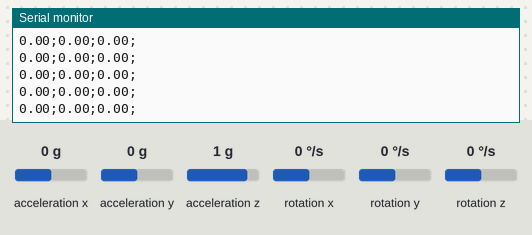
This sketch was run on a simulated Arduino Uno, built with avr-gcc and run on an emulated ATmega328P. On the bench: the last lines printed to the serial monitor. The test bench sets the inputs (shaded band); at power-on: acceleration x 0 g, acceleration y 0 g, acceleration z 1 g, rotation z 0 °/s, rotation x 0 °/s, rotation y 0 °/s.

Above: at 4.2 s.
4.3 s: acceleration x set to -1.4 g
At 4.35 s:
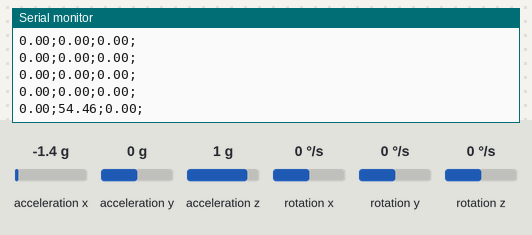
5.8 s: acceleration y set to -1.4 g
At 5.9 s:
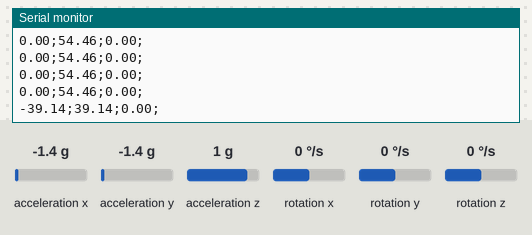
8.8 s: acceleration z set to -1.4 g
At 8.89 s:
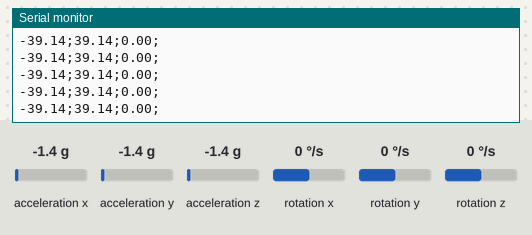
11.8 s: rotation z set to -192 °/s
At 11.89 s:
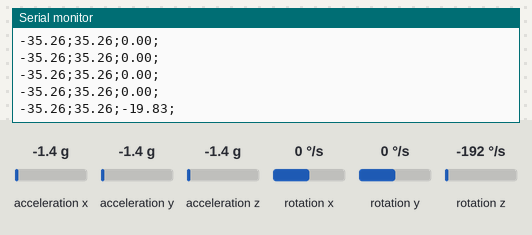
Timing chart, 0 to 14.3 s (numbered marks = the images above; inputs shaded):
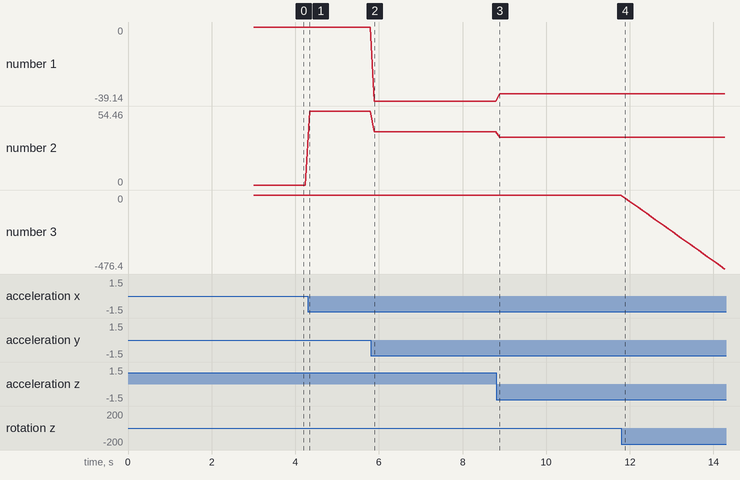

Measured:
- after the input at 4.3 s, the serial monitor: prints a new line at once (image 1)
- after the input at 5.8 s, the serial monitor: prints a new line after 0.09 s (image 2)
- after the input at 11.8 s, the serial monitor: prints a new line after 0.09 s (image 4)
- plotted number 1: 0 → -39.14 after the input at 5.8 s, -39.14 → -35.26 after the input at 8.8 s
- plotted number 2: 0 → 54.46 after the input at 4.3 s, 54.46 → 39.14 after the input at 5.8 s, 39.14 → 35.26 after the input at 8.8 s
- plotted number 3: 0 → -476.4 after the input at 11.8 s

The sketch:

GetAngle.ino
```cpp
#include <MPU6050_tockn.h>
#include <Wire.h>

MPU6050 mpu6050(Wire);

void setup() {
  Serial.begin(9600);
  Wire.begin();
  mpu6050.begin();
  mpu6050.calcGyroOffsets(true);
  long sumX,sumY,sumZ = 0;
  /*for (int i = 0; i < 20; i++){
    sumX += mpu6050.getAngleX();
    sumY += mpu6050.getAngleY();
    sumZ += mpu6050.getAngleZ();
    }
    sum*/
}

void loop() {
  mpu6050.update();
  //Serial.print("angleX : ");
  Serial.print(mpu6050.getAngleX());Serial.print(";");
  //Serial.print("\tangleY : ");
  Serial.print(mpu6050.getAngleY());Serial.print(";");
  //Serial.print("\tangleZ : ");
  Serial.print(mpu6050.getAngleZ());Serial.println(";");

  delay(100);
}
```
